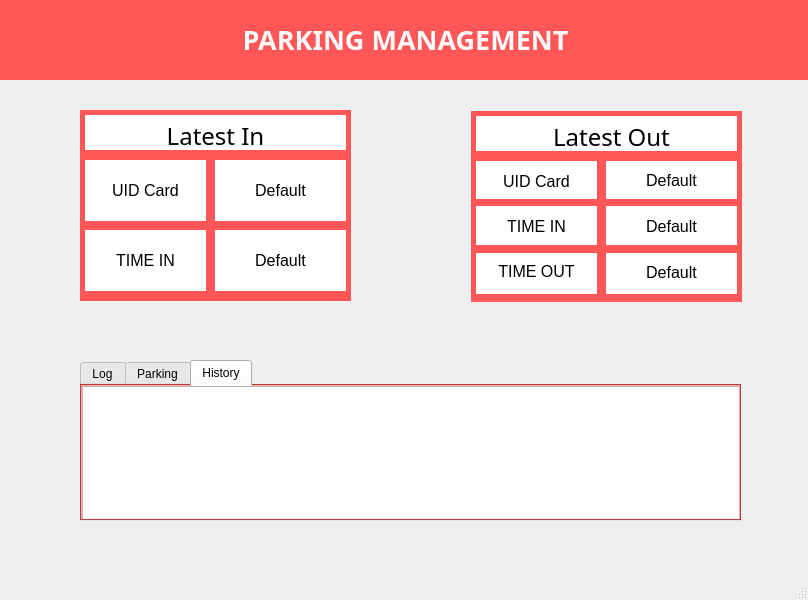
<?xml version="1.0" encoding="UTF-8"?>
<ui version="4.0">
 <class>MainWindow</class>
 <widget class="QMainWindow" name="MainWindow">
  <property name="geometry">
   <rect>
    <x>0</x>
    <y>0</y>
    <width>808</width>
    <height>600</height>
   </rect>
  </property>
  <property name="windowTitle">
   <string>MainWindow</string>
  </property>
  <property name="styleSheet">
   <string notr="true"/>
  </property>
  <widget class="QWidget" name="centralwidget">
   <widget class="QWidget" name="wid_top" native="true">
    <property name="geometry">
     <rect>
      <x>-10</x>
      <y>-1</y>
      <width>831</width>
      <height>81</height>
     </rect>
    </property>
    <property name="styleSheet">
     <string notr="true">#wid_top{
	background-color:rgb(255, 87, 87);
}</string>
    </property>
    <widget class="QLabel" name="label">
     <property name="geometry">
      <rect>
       <x>250</x>
       <y>15</y>
       <width>331</width>
       <height>51</height>
      </rect>
     </property>
     <property name="font">
      <font>
       <family>Microsoft New Tai Lue</family>
       <pointsize>20</pointsize>
       <weight>75</weight>
       <bold>true</bold>
      </font>
     </property>
     <property name="styleSheet">
      <string notr="true">#label{
	color:rgb(249, 249, 249);
	background-color: rgb(255,87,87)
}</string>
     </property>
     <property name="text">
      <string>PARKING MANAGEMENT</string>
     </property>
     <property name="alignment">
      <set>Qt::AlignCenter</set>
     </property>
    </widget>
   </widget>
   <widget class="QWidget" name="wid_in" native="true">
    <property name="geometry">
     <rect>
      <x>80</x>
      <y>110</y>
      <width>271</width>
      <height>191</height>
     </rect>
    </property>
    <property name="styleSheet">
     <string notr="true">

#wid_in{
background-color: rgb(255, 255, 255);
    border: 5px solid rgb(255, 87, 87);
}

</string>
    </property>
    <widget class="QLabel" name="label_4">
     <property name="enabled">
      <bool>true</bool>
     </property>
     <property name="geometry">
      <rect>
       <x>80</x>
       <y>10</y>
       <width>111</width>
       <height>31</height>
      </rect>
     </property>
     <property name="font">
      <font>
       <family>Microsoft New Tai Lue</family>
       <pointsize>18</pointsize>
       <weight>50</weight>
       <bold>false</bold>
      </font>
     </property>
     <property name="styleSheet">
      <string notr="true">label_4{
	border: rgb(255, 255, 255);
}</string>
     </property>
     <property name="text">
      <string>Latest In</string>
     </property>
     <property name="alignment">
      <set>Qt::AlignCenter</set>
     </property>
    </widget>
    <widget class="QLineEdit" name="lineEdit">
     <property name="geometry">
      <rect>
       <x>0</x>
       <y>40</y>
       <width>271</width>
       <height>5</height>
      </rect>
     </property>
     <property name="styleSheet">
      <string notr="true">*{
	border: 5px solid rgb(255, 87,87);
}</string>
     </property>
    </widget>
    <widget class="QColumnView" name="columnView_6">
     <property name="geometry">
      <rect>
       <x>0</x>
       <y>45</y>
       <width>131</width>
       <height>71</height>
      </rect>
     </property>
     <property name="styleSheet">
      <string notr="true">*{
border: 5px solid rgb(255, 87, 87);}</string>
     </property>
    </widget>
    <widget class="QColumnView" name="columnView_7">
     <property name="geometry">
      <rect>
       <x>0</x>
       <y>115</y>
       <width>131</width>
       <height>71</height>
      </rect>
     </property>
     <property name="styleSheet">
      <string notr="true">*{border: 5px solid rgb(255, 87, 87);}</string>
     </property>
    </widget>
    <widget class="QColumnView" name="columnView_11">
     <property name="geometry">
      <rect>
       <x>130</x>
       <y>115</y>
       <width>141</width>
       <height>71</height>
      </rect>
     </property>
     <property name="styleSheet">
      <string notr="true">*{border: 5px solid rgb(255, 87, 87);}</string>
     </property>
    </widget>
    <widget class="QColumnView" name="columnView_12">
     <property name="geometry">
      <rect>
       <x>130</x>
       <y>45</y>
       <width>141</width>
       <height>71</height>
      </rect>
     </property>
     <property name="styleSheet">
      <string notr="true">*{border: 5px solid rgb(255, 87, 87);}</string>
     </property>
    </widget>
    <widget class="QLabel" name="label_6">
     <property name="geometry">
      <rect>
       <x>10</x>
       <y>60</y>
       <width>111</width>
       <height>41</height>
      </rect>
     </property>
     <property name="font">
      <font>
       <pointsize>12</pointsize>
      </font>
     </property>
     <property name="text">
      <string>UID Card</string>
     </property>
     <property name="alignment">
      <set>Qt::AlignCenter</set>
     </property>
    </widget>
    <widget class="QLabel" name="label_10">
     <property name="geometry">
      <rect>
       <x>10</x>
       <y>130</y>
       <width>111</width>
       <height>41</height>
      </rect>
     </property>
     <property name="font">
      <font>
       <pointsize>12</pointsize>
      </font>
     </property>
     <property name="text">
      <string>TIME IN</string>
     </property>
     <property name="alignment">
      <set>Qt::AlignCenter</set>
     </property>
    </widget>
    <widget class="QLabel" name="uid_in">
     <property name="geometry">
      <rect>
       <x>140</x>
       <y>60</y>
       <width>121</width>
       <height>41</height>
      </rect>
     </property>
     <property name="font">
      <font>
       <pointsize>12</pointsize>
      </font>
     </property>
     <property name="text">
      <string>Default</string>
     </property>
     <property name="alignment">
      <set>Qt::AlignCenter</set>
     </property>
    </widget>
    <widget class="QLabel" name="time_in_in">
     <property name="geometry">
      <rect>
       <x>140</x>
       <y>130</y>
       <width>121</width>
       <height>41</height>
      </rect>
     </property>
     <property name="font">
      <font>
       <pointsize>12</pointsize>
      </font>
     </property>
     <property name="text">
      <string>Default</string>
     </property>
     <property name="alignment">
      <set>Qt::AlignCenter</set>
     </property>
    </widget>
   </widget>
   <widget class="QWidget" name="wid_out" native="true">
    <property name="geometry">
     <rect>
      <x>471</x>
      <y>111</y>
      <width>271</width>
      <height>191</height>
     </rect>
    </property>
    <property name="styleSheet">
     <string notr="true">
#wid_out{
background-color: rgb(255, 255, 255);
    border: 5px solid rgb(255, 87,87);
}

</string>
    </property>
    <widget class="QLabel" name="label_3">
     <property name="geometry">
      <rect>
       <x>80</x>
       <y>10</y>
       <width>121</width>
       <height>31</height>
      </rect>
     </property>
     <property name="font">
      <font>
       <family>Microsoft New Tai Lue</family>
       <pointsize>18</pointsize>
       <weight>50</weight>
       <bold>false</bold>
      </font>
     </property>
     <property name="layoutDirection">
      <enum>Qt::LeftToRight</enum>
     </property>
     <property name="text">
      <string>Latest Out</string>
     </property>
     <property name="alignment">
      <set>Qt::AlignCenter</set>
     </property>
    </widget>
    <widget class="QLineEdit" name="lineEdit_2">
     <property name="geometry">
      <rect>
       <x>0</x>
       <y>40</y>
       <width>271</width>
       <height>5</height>
      </rect>
     </property>
     <property name="styleSheet">
      <string notr="true">*{
	border: 5px solid rgb(255, 87,87);
}</string>
     </property>
    </widget>
    <widget class="QColumnView" name="columnView_3">
     <property name="geometry">
      <rect>
       <x>0</x>
       <y>45</y>
       <width>131</width>
       <height>48</height>
      </rect>
     </property>
     <property name="styleSheet">
      <string notr="true">*{border: 5px solid rgb(255, 87, 87);}</string>
     </property>
    </widget>
    <widget class="QColumnView" name="columnView_5">
     <property name="geometry">
      <rect>
       <x>0</x>
       <y>137</y>
       <width>131</width>
       <height>51</height>
      </rect>
     </property>
     <property name="styleSheet">
      <string notr="true">*{border: 5px solid rgb(255, 87, 87);}</string>
     </property>
    </widget>
    <widget class="QColumnView" name="columnView_9">
     <property name="geometry">
      <rect>
       <x>130</x>
       <y>45</y>
       <width>141</width>
       <height>48</height>
      </rect>
     </property>
     <property name="styleSheet">
      <string notr="true">*{border: 5px solid rgb(255, 87, 87);}</string>
     </property>
    </widget>
    <widget class="QColumnView" name="columnView_10">
     <property name="geometry">
      <rect>
       <x>130</x>
       <y>137</y>
       <width>141</width>
       <height>51</height>
      </rect>
     </property>
     <property name="styleSheet">
      <string notr="true">*{border: 5px solid rgb(255, 87, 87);}</string>
     </property>
    </widget>
    <widget class="QColumnView" name="columnView_4">
     <property name="geometry">
      <rect>
       <x>0</x>
       <y>90</y>
       <width>131</width>
       <height>49</height>
      </rect>
     </property>
     <property name="styleSheet">
      <string notr="true">*{border: 5px solid rgb(255, 87, 87);}</string>
     </property>
    </widget>
    <widget class="QColumnView" name="columnView_8">
     <property name="geometry">
      <rect>
       <x>130</x>
       <y>90</y>
       <width>141</width>
       <height>49</height>
      </rect>
     </property>
     <property name="styleSheet">
      <string notr="true">*{border: 5px solid rgb(255, 87, 87);}</string>
     </property>
    </widget>
    <widget class="QLabel" name="label_7">
     <property name="geometry">
      <rect>
       <x>10</x>
       <y>50</y>
       <width>111</width>
       <height>41</height>
      </rect>
     </property>
     <property name="font">
      <font>
       <pointsize>12</pointsize>
      </font>
     </property>
     <property name="text">
      <string>UID Card</string>
     </property>
     <property name="alignment">
      <set>Qt::AlignCenter</set>
     </property>
    </widget>
    <widget class="QLabel" name="label_8">
     <property name="geometry">
      <rect>
       <x>10</x>
       <y>90</y>
       <width>111</width>
       <height>51</height>
      </rect>
     </property>
     <property name="font">
      <font>
       <pointsize>12</pointsize>
      </font>
     </property>
     <property name="text">
      <string>TIME IN</string>
     </property>
     <property name="alignment">
      <set>Qt::AlignCenter</set>
     </property>
    </widget>
    <widget class="QLabel" name="label_9">
     <property name="geometry">
      <rect>
       <x>10</x>
       <y>140</y>
       <width>111</width>
       <height>41</height>
      </rect>
     </property>
     <property name="font">
      <font>
       <pointsize>12</pointsize>
      </font>
     </property>
     <property name="text">
      <string>TIME OUT</string>
     </property>
     <property name="alignment">
      <set>Qt::AlignCenter</set>
     </property>
    </widget>
    <widget class="QLabel" name="uid_out">
     <property name="geometry">
      <rect>
       <x>140</x>
       <y>49</y>
       <width>121</width>
       <height>41</height>
      </rect>
     </property>
     <property name="font">
      <font>
       <pointsize>12</pointsize>
      </font>
     </property>
     <property name="text">
      <string>Default</string>
     </property>
     <property name="alignment">
      <set>Qt::AlignCenter</set>
     </property>
    </widget>
    <widget class="QLabel" name="time_out_in">
     <property name="geometry">
      <rect>
       <x>140</x>
       <y>90</y>
       <width>121</width>
       <height>51</height>
      </rect>
     </property>
     <property name="font">
      <font>
       <pointsize>12</pointsize>
      </font>
     </property>
     <property name="text">
      <string>Default</string>
     </property>
     <property name="alignment">
      <set>Qt::AlignCenter</set>
     </property>
    </widget>
    <widget class="QLabel" name="time_out_out">
     <property name="geometry">
      <rect>
       <x>140</x>
       <y>141</y>
       <width>121</width>
       <height>41</height>
      </rect>
     </property>
     <property name="font">
      <font>
       <pointsize>12</pointsize>
      </font>
     </property>
     <property name="text">
      <string>Default</string>
     </property>
     <property name="alignment">
      <set>Qt::AlignCenter</set>
     </property>
    </widget>
   </widget>
   <widget class="QWidget" name="widget" native="true">
    <property name="geometry">
     <rect>
      <x>80</x>
      <y>360</y>
      <width>661</width>
      <height>161</height>
     </rect>
    </property>
    <widget class="QTabWidget" name="tabWidget">
     <property name="geometry">
      <rect>
       <x>0</x>
       <y>0</y>
       <width>661</width>
       <height>161</height>
      </rect>
     </property>
     <property name="styleSheet">
      <string notr="true">#tabWidget{
    background-color: rgb(255, 87, 87);
 border: 3px solid rgb(255, 87, 87);
}
</string>
     </property>
     <property name="currentIndex">
      <number>2</number>
     </property>
     <widget class="QWidget" name="tab_1">
      <attribute name="title">
       <string>Log</string>
      </attribute>
      <widget class="QTextBrowser" name="log">
       <property name="geometry">
        <rect>
         <x>0</x>
         <y>0</y>
         <width>661</width>
         <height>141</height>
        </rect>
       </property>
       <property name="font">
        <font>
         <pointsize>10</pointsize>
        </font>
       </property>
      </widget>
     </widget>
     <widget class="QWidget" name="tab_2">
      <attribute name="title">
       <string>Parking</string>
      </attribute>
      <widget class="QTableWidget" name="tableWidget">
       <property name="geometry">
        <rect>
         <x>0</x>
         <y>0</y>
         <width>661</width>
         <height>141</height>
        </rect>
       </property>
       <property name="styleSheet">
        <string notr="true">*{
	color:rgb(255, 255, 255)
}</string>
       </property>
       <property name="lineWidth">
        <number>0</number>
       </property>
       <property name="midLineWidth">
        <number>1</number>
       </property>
       <property name="rowCount">
        <number>2</number>
       </property>
       <property name="columnCount">
        <number>2</number>
       </property>
       <row/>
       <row/>
       <column/>
       <column/>
      </widget>
      <widget class="QLabel" name="label_2">
       <property name="geometry">
        <rect>
         <x>20</x>
         <y>0</y>
         <width>91</width>
         <height>51</height>
        </rect>
       </property>
       <property name="font">
        <font>
         <pointsize>12</pointsize>
        </font>
       </property>
       <property name="text">
        <string>SLOT 1</string>
       </property>
       <property name="alignment">
        <set>Qt::AlignCenter</set>
       </property>
      </widget>
      <widget class="QLabel" name="label_5">
       <property name="geometry">
        <rect>
         <x>130</x>
         <y>10</y>
         <width>71</width>
         <height>31</height>
        </rect>
       </property>
       <property name="font">
        <font>
         <pointsize>12</pointsize>
        </font>
       </property>
       <property name="text">
        <string>SLOT 2</string>
       </property>
       <property name="alignment">
        <set>Qt::AlignCenter</set>
       </property>
      </widget>
      <widget class="QLabel" name="slot_1">
       <property name="geometry">
        <rect>
         <x>30</x>
         <y>57</y>
         <width>71</width>
         <height>21</height>
        </rect>
       </property>
       <property name="font">
        <font>
         <pointsize>10</pointsize>
        </font>
       </property>
       <property name="text">
        <string>Default</string>
       </property>
       <property name="alignment">
        <set>Qt::AlignCenter</set>
       </property>
      </widget>
      <widget class="QLabel" name="slot_2">
       <property name="geometry">
        <rect>
         <x>140</x>
         <y>57</y>
         <width>51</width>
         <height>21</height>
        </rect>
       </property>
       <property name="font">
        <font>
         <pointsize>10</pointsize>
        </font>
       </property>
       <property name="text">
        <string>Default</string>
       </property>
       <property name="alignment">
        <set>Qt::AlignCenter</set>
       </property>
      </widget>
     </widget>
     <widget class="QWidget" name="tab">
      <attribute name="title">
       <string>History</string>
      </attribute>
      <widget class="QTextBrowser" name="his">
       <property name="geometry">
        <rect>
         <x>0</x>
         <y>0</y>
         <width>661</width>
         <height>141</height>
        </rect>
       </property>
       <property name="font">
        <font>
         <pointsize>10</pointsize>
        </font>
       </property>
      </widget>
     </widget>
    </widget>
   </widget>
  </widget>
  <widget class="QMenuBar" name="menubar">
   <property name="geometry">
    <rect>
     <x>0</x>
     <y>0</y>
     <width>808</width>
     <height>21</height>
    </rect>
   </property>
  </widget>
  <widget class="QStatusBar" name="statusbar"/>
 </widget>
 <resources/>
 <connections/>
</ui>
